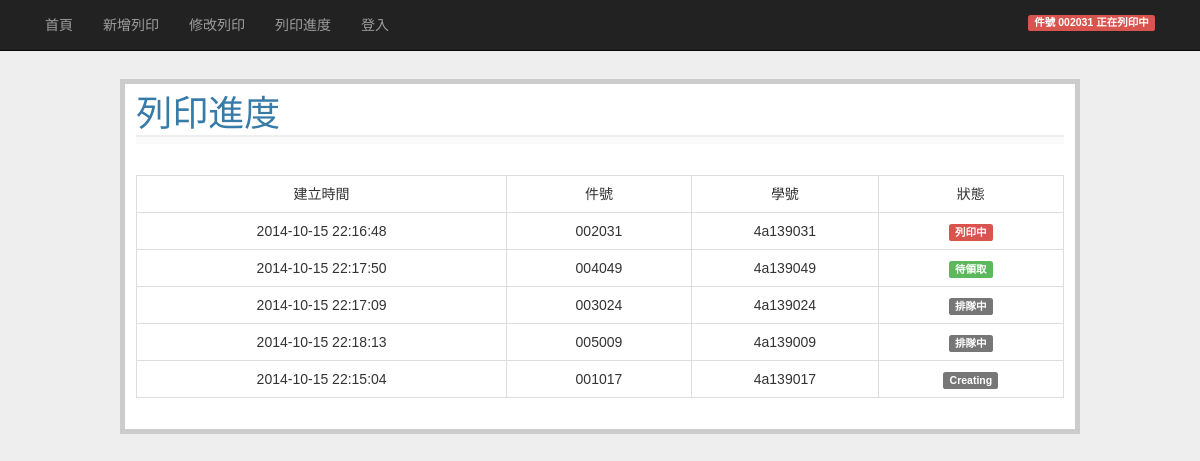
The page /show_print on the database as committed earlier.
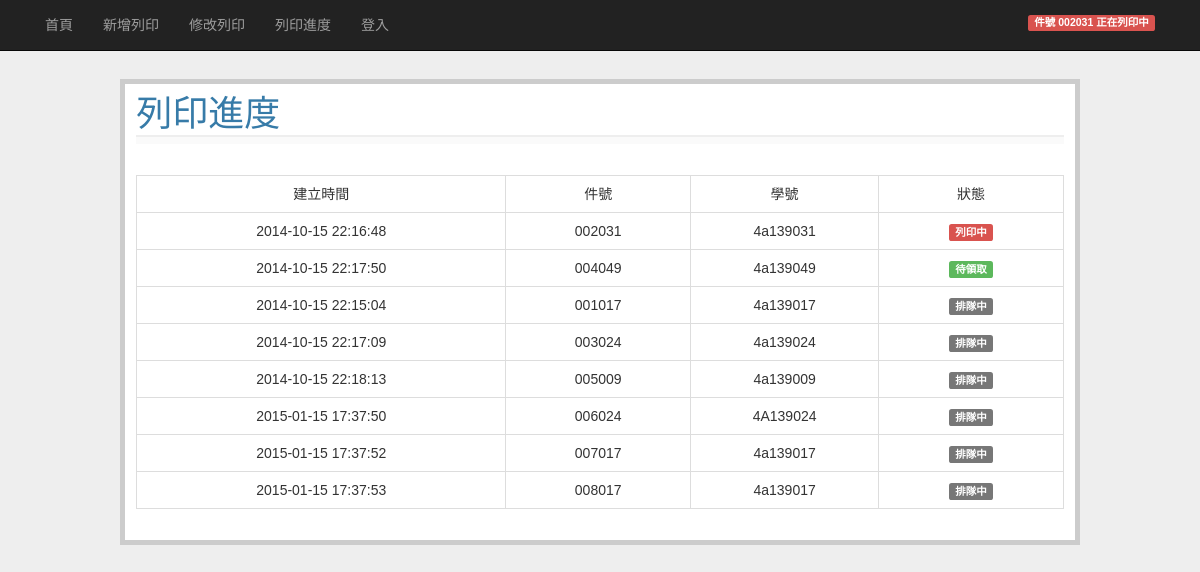
The same page on the database as committed later.
### tables this page shows
CREATE TABLE prints (
  id integer primary key autoincrement,
  create_time datetime default (datetime('now','localtime')),
  print_id CHAR(6) UNIQUE not null,
  stu_id CHAR(10) not null,
  name string not null,
  phone CHAR(10) not null,
  status int not null
);

### web_server.py (the view)
@app.route('/show_print')
def show_entries():
    title="列印進度"
    if not session.get('logged_in'):
        cur = g.db.execute('select create_time, print_id, stu_id, status from prints where status<>"4" order by status desc,create_time asc')
        entries = [dict(create_time=row[0],print_id=row[1],stu_id=row[2],status=row[3]) for row in cur.fetchall()]
    else:
        cur = g.db.execute('select create_time, print_id, stu_id, name, phone, status from prints where status<>"4" order by status desc,create_time asc')
        entries = [dict(create_time=row[0],print_id=row[1],stu_id=row[2],name=row[3],phone=row[4],status=row[5]) for row in cur.fetchall()]
    return render_template('show_entries.html', entries=entries,printnow=get_print_now_id(),title=title)

### web_server.py (called while the page is built)
def connect_db():
    return sqlite3.connect(app.config['DATABASE'])

def get_print_now_id():
    pt = g.db.execute('select print_id from prints where status=3')
    printnow=pt.fetchall()
    return printnow[0][0] if printnow else None

@app.before_request
def before_request():
    g.db = connect_db()

@app.teardown_request
def teardown_request(exception):
    db = getattr(g, 'db', None)
    if db is not None:
        db.close()

### templates/show_entries.html (shortened to what this page needs)
{% extends "layout.html" %}
{% block input %}
<br>
<table id="status" class="table table-bordered text-center">
  <tr>
    <td class="col-md-2">建立時間</td>
    <td class="col-md-1">件號</td>
    <td class="col-md-1">學號</td>
    <td class="col-md-1">狀態</td>
  </tr>
{% for entry in entries %}
    <tr>
      <td Style="vertical-align:middle; height: auto;">{{ entry.create_time }}</td>
      <td Style="vertical-align:middle; height: auto;">{{ entry.print_id }}</td>
      <td Style="vertical-align:middle; height: auto;">{{ entry.stu_id }}</td>
      <td Style="vertical-align:middle; height: auto;">
        <span class="label
        {% if entry.status==1 %}
           label-default ">排隊中</span>
        {% elif entry.status==3 %}
           label-danger">列印中</span>
        {% elif entry.status==2 %}
           label-success">待領取</span>
        {% elif entry.status==0 %}
           label-default">Creating</span>
        {% endif %}
      </td>
    </tr>
{% else %}
<tr>
  <td colspan='7'><em>尚未有任何列印佇列。</em></td>
</tr>
{% endfor %}
</table>
{% endblock %}

### templates/layout.html (shortened to what this page needs)
<!doctype html>
<head>
  <link href="{{ url_for('static', filename='css/bootstrap.css') }}" rel="stylesheet" media="screen">
  <link rel=stylesheet type=text/css href="{{ url_for('static', filename='style.css') }}">
</head>
<body>
  <nav class="navbar navbar-default navbar-static-top navbar-inverse" role="navigation">
    <div class="container">
      <span>
      <ul class="nav navbar-nav">
          <li><a href="{{ url_for('show_index') }}">首頁</a></li>
          <li><a href="{{ url_for('add_entry') }}">新增列印</a></li>
          <li><a href="{{ url_for('search_entry') }}">修改列印</a></li>
          <li><a href="{{ url_for('show_entries') }}">列印進度</a></li>
          <li>
            {% if not session.logged_in %}
              <a href="{{ url_for('login') }}">登入</a>
            {% else %}
              <a href="{{ url_for('logout') }}">登出</a>
            {% endif %}
          </li>
      </ul>
      </span>
      {% if printnow!=None %}
      <span class="label label-danger status-r-margin pull-right">  件號 {{ printnow }} 正在列印中</span>
      {% else %}
      <span class="label label-success status-r-margin pull-right">機器待命中</span>
      {% endif %}
    </div>
  </nav>
  <div class="row page">
    <h1>{{ title }}</h1>
    <div class=metanav>
    </div>
    {% block input %}{% endblock %}
  </div>
</body>

### static/style.css (style rules this page uses)
body { font-family: sans-serif; background: #eee; }
a, h1, h2 { color: #377ba8; }
h1, h2 { font-family: 'Georgia', serif; margin: 0; }
h1 { border-bottom: 2px solid #eee; }
.page { margin: 2em auto; width: 80%; border: 5px solid #ccc; padding: 0.8em; background: white; }
.metanav { text-align: right; font-size: 0.8em; padding: 0.3em; margin-bottom: 1em; background: #fafafa; }
.status-r-margin { margin: 15px; }

Rows that differ between the two databases and show on the page:
changed prints (number 3 of 8 on the later page): status "Creating" → "排隊中"; moves up the list
added prints: create_time "2015-01-15 17:37:50", print_id "006024", stu_id "4A139024", status "排隊中"
added prints: create_time "2015-01-15 17:37:52", print_id "007017", stu_id "4a139017", status "排隊中"
added prints: create_time "2015-01-15 17:37:53", print_id "008017", stu_id "4a139017", status "排隊中"
